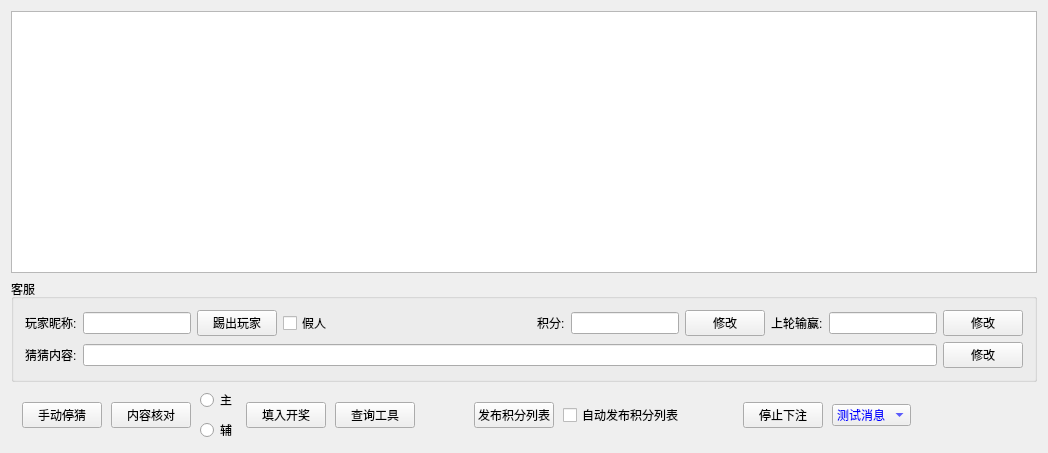
<?xml version="1.0" encoding="UTF-8"?>
<ui version="4.0">
 <class>PlayerListWidget</class>
 <widget class="QWidget" name="PlayerListWidget">
  <property name="geometry">
   <rect>
    <x>0</x>
    <y>0</y>
    <width>1048</width>
    <height>453</height>
   </rect>
  </property>
  <property name="windowTitle">
   <string>玩家列表</string>
  </property>
  <layout class="QVBoxLayout" name="verticalLayout_3">
   <item>
    <widget class="QTableView" name="tvlist"/>
   </item>
   <item>
    <widget class="QGroupBox" name="groupBox">
     <property name="font">
      <font>
       <weight>50</weight>
       <bold>false</bold>
      </font>
     </property>
     <property name="title">
      <string>客服</string>
     </property>
     <layout class="QVBoxLayout" name="verticalLayout_2">
      <item>
       <layout class="QHBoxLayout" name="horizontalLayout_2">
        <item>
         <widget class="QLabel" name="label">
          <property name="sizePolicy">
           <sizepolicy hsizetype="Fixed" vsizetype="Fixed">
            <horstretch>0</horstretch>
            <verstretch>0</verstretch>
           </sizepolicy>
          </property>
          <property name="text">
           <string>玩家昵称:</string>
          </property>
         </widget>
        </item>
        <item>
         <widget class="QLineEdit" name="lineEdit">
          <property name="sizePolicy">
           <sizepolicy hsizetype="Fixed" vsizetype="Fixed">
            <horstretch>0</horstretch>
            <verstretch>0</verstretch>
           </sizepolicy>
          </property>
          <property name="alignment">
           <set>Qt::AlignCenter</set>
          </property>
         </widget>
        </item>
        <item>
         <widget class="QPushButton" name="pushButton">
          <property name="sizePolicy">
           <sizepolicy hsizetype="Fixed" vsizetype="Fixed">
            <horstretch>0</horstretch>
            <verstretch>0</verstretch>
           </sizepolicy>
          </property>
          <property name="text">
           <string>踢出玩家</string>
          </property>
         </widget>
        </item>
        <item>
         <widget class="QCheckBox" name="checkBox">
          <property name="sizePolicy">
           <sizepolicy hsizetype="Fixed" vsizetype="Fixed">
            <horstretch>0</horstretch>
            <verstretch>0</verstretch>
           </sizepolicy>
          </property>
          <property name="text">
           <string>假人</string>
          </property>
         </widget>
        </item>
        <item>
         <spacer name="horizontalSpacer">
          <property name="orientation">
           <enum>Qt::Horizontal</enum>
          </property>
          <property name="sizeHint" stdset="0">
           <size>
            <width>40</width>
            <height>20</height>
           </size>
          </property>
         </spacer>
        </item>
        <item>
         <widget class="QLabel" name="label_3">
          <property name="sizePolicy">
           <sizepolicy hsizetype="Fixed" vsizetype="Fixed">
            <horstretch>0</horstretch>
            <verstretch>0</verstretch>
           </sizepolicy>
          </property>
          <property name="text">
           <string>积分:</string>
          </property>
         </widget>
        </item>
        <item>
         <widget class="QLineEdit" name="lineEdit_3">
          <property name="sizePolicy">
           <sizepolicy hsizetype="Fixed" vsizetype="Fixed">
            <horstretch>0</horstretch>
            <verstretch>0</verstretch>
           </sizepolicy>
          </property>
          <property name="alignment">
           <set>Qt::AlignCenter</set>
          </property>
         </widget>
        </item>
        <item>
         <widget class="QPushButton" name="pushButton_2">
          <property name="sizePolicy">
           <sizepolicy hsizetype="Fixed" vsizetype="Fixed">
            <horstretch>0</horstretch>
            <verstretch>0</verstretch>
           </sizepolicy>
          </property>
          <property name="text">
           <string>修改</string>
          </property>
         </widget>
        </item>
        <item>
         <widget class="QLabel" name="label_4">
          <property name="sizePolicy">
           <sizepolicy hsizetype="Fixed" vsizetype="Fixed">
            <horstretch>0</horstretch>
            <verstretch>0</verstretch>
           </sizepolicy>
          </property>
          <property name="text">
           <string>上轮输赢:</string>
          </property>
         </widget>
        </item>
        <item>
         <widget class="QLineEdit" name="lineEdit_4">
          <property name="sizePolicy">
           <sizepolicy hsizetype="Fixed" vsizetype="Fixed">
            <horstretch>0</horstretch>
            <verstretch>0</verstretch>
           </sizepolicy>
          </property>
          <property name="alignment">
           <set>Qt::AlignCenter</set>
          </property>
         </widget>
        </item>
        <item>
         <widget class="QPushButton" name="pushButton_3">
          <property name="sizePolicy">
           <sizepolicy hsizetype="Fixed" vsizetype="Fixed">
            <horstretch>0</horstretch>
            <verstretch>0</verstretch>
           </sizepolicy>
          </property>
          <property name="text">
           <string>修改</string>
          </property>
         </widget>
        </item>
       </layout>
      </item>
      <item>
       <layout class="QHBoxLayout" name="horizontalLayout_3">
        <item>
         <widget class="QLabel" name="label_2">
          <property name="sizePolicy">
           <sizepolicy hsizetype="Fixed" vsizetype="Fixed">
            <horstretch>0</horstretch>
            <verstretch>0</verstretch>
           </sizepolicy>
          </property>
          <property name="text">
           <string>猜猜内容:</string>
          </property>
         </widget>
        </item>
        <item>
         <widget class="QLineEdit" name="lineEdit_2">
          <property name="alignment">
           <set>Qt::AlignCenter</set>
          </property>
         </widget>
        </item>
        <item>
         <widget class="QPushButton" name="pushButton_4">
          <property name="sizePolicy">
           <sizepolicy hsizetype="Fixed" vsizetype="Fixed">
            <horstretch>0</horstretch>
            <verstretch>0</verstretch>
           </sizepolicy>
          </property>
          <property name="text">
           <string>修改</string>
          </property>
         </widget>
        </item>
       </layout>
      </item>
     </layout>
    </widget>
   </item>
   <item>
    <widget class="QFrame" name="frame_2">
     <layout class="QHBoxLayout" name="horizontalLayout">
      <property name="spacing">
       <number>9</number>
      </property>
      <property name="topMargin">
       <number>0</number>
      </property>
      <property name="bottomMargin">
       <number>0</number>
      </property>
      <item>
       <widget class="QPushButton" name="pushButton_5">
        <property name="text">
         <string>手动停猜</string>
        </property>
       </widget>
      </item>
      <item>
       <widget class="QPushButton" name="pushButton_6">
        <property name="text">
         <string>内容核对</string>
        </property>
       </widget>
      </item>
      <item>
       <layout class="QVBoxLayout" name="verticalLayout">
        <item>
         <widget class="QRadioButton" name="radioButton">
          <property name="text">
           <string>主</string>
          </property>
         </widget>
        </item>
        <item>
         <widget class="QRadioButton" name="radioButton_2">
          <property name="text">
           <string>辅</string>
          </property>
         </widget>
        </item>
       </layout>
      </item>
      <item>
       <widget class="QPushButton" name="pushButton_7">
        <property name="text">
         <string>填入开奖</string>
        </property>
       </widget>
      </item>
      <item>
       <widget class="QPushButton" name="pushButton_8">
        <property name="text">
         <string>查询工具</string>
        </property>
       </widget>
      </item>
      <item>
       <spacer name="horizontalSpacer_2">
        <property name="orientation">
         <enum>Qt::Horizontal</enum>
        </property>
        <property name="sizeType">
         <enum>QSizePolicy::Fixed</enum>
        </property>
        <property name="sizeHint" stdset="0">
         <size>
          <width>50</width>
          <height>20</height>
         </size>
        </property>
       </spacer>
      </item>
      <item>
       <widget class="QPushButton" name="pushButton_9">
        <property name="text">
         <string>发布积分列表</string>
        </property>
       </widget>
      </item>
      <item>
       <widget class="QCheckBox" name="checkBox_2">
        <property name="text">
         <string>自动发布积分列表</string>
        </property>
       </widget>
      </item>
      <item>
       <spacer name="horizontalSpacer_3">
        <property name="orientation">
         <enum>Qt::Horizontal</enum>
        </property>
        <property name="sizeType">
         <enum>QSizePolicy::Fixed</enum>
        </property>
        <property name="sizeHint" stdset="0">
         <size>
          <width>50</width>
          <height>20</height>
         </size>
        </property>
       </spacer>
      </item>
      <item>
       <widget class="QPushButton" name="pushButton_10">
        <property name="text">
         <string>停止下注</string>
        </property>
       </widget>
      </item>
      <item>
       <widget class="QComboBox" name="comboBox">
        <property name="sizePolicy">
         <sizepolicy hsizetype="Fixed" vsizetype="Fixed">
          <horstretch>0</horstretch>
          <verstretch>0</verstretch>
         </sizepolicy>
        </property>
        <property name="styleSheet">
         <string notr="true">color: rgb(0, 0, 255);</string>
        </property>
        <item>
         <property name="text">
          <string>测试消息</string>
         </property>
        </item>
        <item>
         <property name="text">
          <string>=====</string>
         </property>
        </item>
        <item>
         <property name="text">
          <string>测试1</string>
         </property>
        </item>
        <item>
         <property name="text">
          <string>=====</string>
         </property>
        </item>
        <item>
         <property name="text">
          <string>停止下注</string>
         </property>
        </item>
        <item>
         <property name="text">
          <string>暂停下注</string>
         </property>
        </item>
        <item>
         <property name="text">
          <string>开始下注</string>
         </property>
        </item>
       </widget>
      </item>
      <item>
       <spacer name="horizontalSpacer_4">
        <property name="orientation">
         <enum>Qt::Horizontal</enum>
        </property>
        <property name="sizeHint" stdset="0">
         <size>
          <width>85</width>
          <height>20</height>
         </size>
        </property>
       </spacer>
      </item>
     </layout>
    </widget>
   </item>
  </layout>
 </widget>
 <layoutdefault spacing="6" margin="11"/>
 <resources/>
 <connections/>
</ui>
